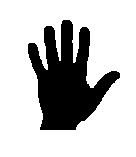
#> input picture images/img1.jpg, 136 x 157 px, found by its file name; the run also reads 2 pictures not shown here
$ jupyter execute project.ipynb
#> lines starting #> are read from the running program, lines starting #| are printed output that depends on the picture; after the words box and inside, x2 and y2 are one past the last pixel; in counts of white or black regions, pixels touching at a corner belong together
# HomeWork 9

**DeadLine : 23:59 19 Azar 1401**

**Total points : 100pts**

Import some prerequisites:

[cell 1]
import cv2
import numpy as np
import matplotlib.pyplot as plt
import imutils

Run this cell for plotting.

[cell 2]
def plotter(img_list, r, w, gray, wr, hr, fig_name = None):
    '''
    Plots images' list with its' caption and saves result image if you want.

    Parameters:
        img_list (list): The list of tuples of image and its' caption.
        r (int): The number of row(s).
        w (int): The number of colunm(s).
        gray (bool): The flag for plotting images in grayscale mode.
        wr (int): The width of one figure.
        hr (int): The height of one figure.
        fig_name (str): The name of the image of the plot. if not set this parameter the plot doesn't save.
    '''

    plt.rcParams['figure.figsize'] = (wr, hr)
    for i in range(len(img_list)):
        plt.subplot(r, w, i + 1)
        if img_list[i][2] == 'img':
            if gray:
                plt.imshow(img_list[i][0], cmap = 'gray')
            else:
                plt.imshow(img_list[i][0])
            plt.xticks([])
            plt.yticks([])
        elif img_list[i][2] == 'hist':
            plt.bar(np.arange(len(img_list[i][0])), img_list[i][0], color = 'c')
        else:
            raise Exception("Only image or histogram. Use third parameter of tuples in img_list and set it to img or hist.")
        plt.title(img_list[i][1])
    if fig_name is not None:
        plt.savefig(fig_name + '.png')
    plt.show()

# PART 3

**Point : 35 pts**

Here is for your helper functions(optional).

Implement this function to get the input image and return the skeleton of the input image.

[cell 3]
def get_skeleton(image):
    """
    Finds the skeleton of the input image.

    Parameters:
        image (numpy.ndarray): The input image.

    Returns:
        numpy.ndarray: The skeleton image.
        numpy.ndarray: The parameters required for reconstructing image
    """

    res = image.copy()
    params = None

    #Write your code here

    params = []
    structural_element = np.ones((3,3))
    Sum = np.zeros((image.shape))
    binary_image = cv2.threshold(image, 230, 255, cv2.THRESH_BINARY)[1]
    binary_image = cv2.bitwise_not(binary_image)

    Sk = []
    k = 0
    while True:
        Open = cv2.morphologyEx(binary_image, cv2.MORPH_OPEN, structural_element)
        Sk = binary_image - Open
        Sum = Sk + Sum
        if np.all(Open == 0):
            break
        k += 1
        binary_image = cv2.erode(binary_image, structural_element)
        params.append(Sk)

    res = 1 - Sum


    return res, params

Test your implementation (don't change this cell).

[cell 4]
image_list = []

image1 = cv2.imread('img1.jpg', cv2.IMREAD_GRAYSCALE)
#> image1 is the input picture: shape (157, 136); min 0, max 255, mean 192.1
image_list.append([image1, 'image 1', 'img'])
image1_skeleton, params1 = get_skeleton(image1)
#> in get_skeleton, `binary_image = cv2.threshold(image, 230, 255, cv2.THRESH_BINARY)[1]`: binary_image: shape (157, 136); 75.3% white; 1 black region, box (x1, y1, x2, y2) and area: (28, 20, 120, 130) 5270
#> in get_skeleton, `binary_image = cv2.bitwise_not(binary_image)`:
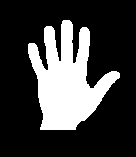
#> binary_image: shape (157, 136); 24.7% white; 1 white region, box (x1, y1, x2, y2) and area: (28, 20, 120, 130) 5270
#> after the loop in get_skeleton, `while True:`: Sum: shape (157, 136) float64; 1.6% white in thin lines or dots, all inside (x1, y1, x2, y2) = (31, 23, 118, 129)
#> after the loop in get_skeleton, `while True:`:
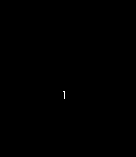
#> binary_image: shape (157, 136); 0.04% white in thin lines or dots, all inside (x1, y1, x2, y2) = (63, 91, 65, 99)
#> after the loop in get_skeleton, `while True:`: k = 21; params = 21 items
#> params1 = 21 items
image_list.append([image1_skeleton, 'skeleton of image 1','img'])

image2 = cv2.imread('img2.jpg', cv2.IMREAD_GRAYSCALE)
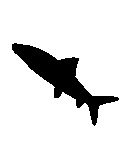
#> input picture images/img2.jpg, 133 x 156 px, found by its file name
#> image2 is the input picture: shape (156, 133); min 0, max 255, mean 225.5
image_list.append([image2, 'image 2', 'img'])
image2_skeleton, params2 = get_skeleton(image2)
#> in get_skeleton (call 2), `binary_image = cv2.threshold(image, 230, 255, cv2.THRESH_BINARY)[1]`: binary_image: shape (156, 133); 88.4% white; 1 black region, box (x1, y1, x2, y2) and area: (12, 43, 119, 126) 2402
#> after the loop in get_skeleton (call 2), `while True:`:
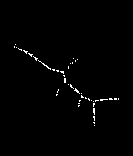
#> Sum: shape (156, 133) float64; 1% white in thin lines or dots, all inside (x1, y1, x2, y2) = (14, 44, 119, 126)
#> after the loop in get_skeleton (call 2), `while True:`: binary_image: shape (156, 133); 0.04% white in thin lines or dots, all inside (x1, y1, x2, y2) = (60, 71, 64, 74)
#> after the loop in get_skeleton (call 2), `while True:`: k = 11; params = 11 items
#> params2 = 11 items
image_list.append([image2_skeleton, 'skeleton of image 2','img'])

image3 = cv2.imread('img3.jpg', cv2.IMREAD_GRAYSCALE)
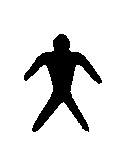
#> input picture images/img3.jpg, 127 x 164 px, found by its file name
#> image3 is the input picture: shape (164, 127); min 0, max 255, mean 223
image_list.append([image3, 'image 3', 'img'])
image3_skeleton, params3 = get_skeleton(image3)
#> in get_skeleton (call 3), `binary_image = cv2.threshold(image, 230, 255, cv2.THRESH_BINARY)[1]`: binary_image: shape (164, 127); 87.4% white; 1 black region, box (x1, y1, x2, y2) and area: (24, 34, 102, 132) 2615
#> after the loop in get_skeleton (call 3), `while True:`:
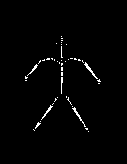
#> Sum: shape (164, 127) float64; 1.5% white in thin lines or dots, all inside (x1, y1, x2, y2) = (25, 36, 101, 132)
#> after the loop in get_skeleton (call 3), `while True:`: binary_image: shape (164, 127); 0.02% white in thin lines or dots, all inside (x1, y1, x2, y2) = (61, 63, 63, 66)
#> after the loop in get_skeleton (call 3), `while True:`: k = 11
#> params3 = 11 items
image_list.append([image3_skeleton, 'skeleton of image 3', 'img'])

image4 = cv2.imread('img4.jpg', cv2.IMREAD_GRAYSCALE)
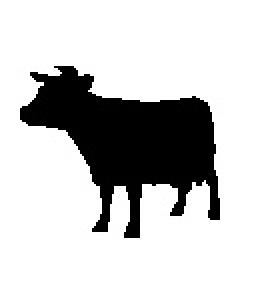
#> input picture images/img4.jpg, 129 x 142 px, found by its file name (shown 2 times larger)
#> image4 is the input picture: shape (142, 129); min 0, max 255, mean 198.1
image_list.append([image4, 'image 4', 'img'])
image4_skeleton, params4 = get_skeleton(image4)
#> in get_skeleton (call 4), `binary_image = cv2.threshold(image, 230, 255, cv2.THRESH_BINARY)[1]`: binary_image: shape (142, 129); 77.7% white; 1 black region, box (x1, y1, x2, y2) and area: (10, 33, 110, 119) 4087
#> the loop in get_skeleton (call 4), `while True:` made 21 passes
#> pass 1, in get_skeleton (call 4), `binary_image = cv2.erode(binary_image, structural_element)`:
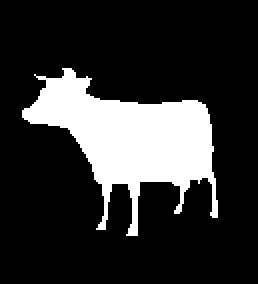
#> binary_image: shape (142, 129) (shown 2 times larger); 19.3% white; 1 white region, box (x1, y1, x2, y2) and area: (11, 34, 109, 118) 3529
#> after the loop in get_skeleton (call 4), `while True:`:
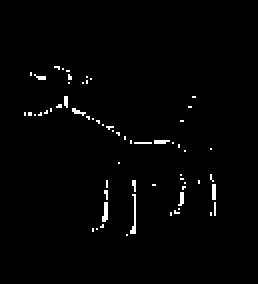
#> Sum: shape (142, 129) float64 (shown 2 times larger); 1.5% white in thin lines or dots, all inside (x1, y1, x2, y2) = (12, 33, 108, 118)
#> after the loop in get_skeleton (call 4), `while True:`: binary_image: shape (142, 129); 0.05% white in thin lines or dots, all inside (x1, y1, x2, y2) = (67, 71, 76, 72)
#> after the loop in get_skeleton (call 4), `while True:`: k = 20; params = 20 items
#> params4 = 20 items
image_list.append([image4_skeleton, 'skeleton of image 4', 'img'])

plotter(image_list, 4, 2, True, 10, 10, 'Q3-a')
#> the loop in plotter, `for i in range(len(img_list)):` made 8 passes

Implement this function to get the input image as skeleton and return the reconstruction of the skeleton.

[cell 5]
def recons_skeleton(image, params):
    """
    Finds the original image from the skeleton.

    Parameters:
        image (numpy.ndarray): The skeleton of image.
        params (numpy.ndarray): The parameters required for reconstructing image

    Returns:
        numpy.ndarray: The original image.
    """

    res = image.copy()

    #Write your code here

    structural_element = np.ones((3,3))
#> structural_element = [[1, 1, 1], [1, 1, 1], [1, 1, 1]]
    Sum = np.zeros((image.shape))

    for k, Sk in enumerate(params):
      erode = cv2.bitwise_not(Sk)
      for i in range(k):
        erode = cv2.erode(erode, structural_element)
      Sum = erode + Sum
#> this loop made 21 passes
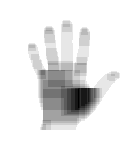
#> Sum: shape (157, 136) float64; min 2550, max 5355, mean 5123.5; drawn with min black and max white

    res = cv2.threshold(Sum, np.max(Sum) - 1, 1, cv2.THRESH_BINARY)[1]
#> res: shape (157, 136) float64; values 0 (black) and 1 (white), 75.3% white; 1 black region
    # res = Sum
    # print(np.unique(res))
    return res

Test your implementation (don't change this cell).

[cell 6]
image_list = []

image_list.append([image1_skeleton, 'skeleton of image 1', 'img'])
image_list.append([recons_skeleton(image1_skeleton, params1), 'image 1','img'])

image_list.append([image2_skeleton, 'skeleton of image 2', 'img'])
image_list.append([recons_skeleton(image2_skeleton, params2), 'image 2','img'])
#> in recons_skeleton (call 2), `Sum = np.zeros((image.shape))`: Sum: shape (156, 133) float64; every value is 0
#> the loop in recons_skeleton (call 2), `for k, Sk in enumerate(params):` made 11 passes

image_list.append([image3_skeleton, 'skeleton of image 3', 'img'])
image_list.append([recons_skeleton(image3_skeleton, params3), 'image 3', 'img'])

image_list.append([image4_skeleton, 'skeleton of image 4', 'img'])
image_list.append([recons_skeleton(image4_skeleton, params4), 'image 4', 'img'])

plotter(image_list, 4, 2, True, 10, 10, 'Q3-b')
#> the loop in plotter (call 2), `for i in range(len(img_list)):` made 8 passes

# PART 4

**Point : 30 pts**

Here is for your helper functions(optional).

[cell 7]
def show(image, cmap=None):
  plt.imshow(image, cmap=cmap)
  plt.show()

Implement this function to detect shapes and number of cars in an input image.

[cell 8]
def detect_car_num(image):
    '''
    Detects shapes and number of cars in the input image.

    Parameters:
        image (numpy.ndarray): The input image.

    Returns:
        numpy.ndarray: The result image.
        integer: number of cars
    '''

    result = image.copy()
    cars_num = None

    #Write your code here

    blurred = cv2.GaussianBlur(image, (3, 3), 0)
    # show(blurred)

    gray = cv2.cvtColor(blurred, cv2.COLOR_BGR2GRAY)
    # show(gray, 'gray')

    # thresh = cv2.threshold(gray, 150, 255, cv2.THRESH_BINARY)[1]
    thresh = cv2.adaptiveThreshold(gray, 255, cv2.ADAPTIVE_THRESH_MEAN_C, cv2.THRESH_BINARY, 225, 1)
    # show(thresh, 'gray')

    structural_element = np.ones((17, 15))
    open = cv2.morphologyEx(thresh, cv2.MORPH_OPEN, structural_element)
    # show(open, 'gray')

    structural_element = np.ones((20, 30))
    close = cv2.morphologyEx(open, cv2.MORPH_CLOSE, structural_element)
    # show(close, 'gray')

    structural_element = np.ones((13, 13))
    dilate = cv2.dilate(close, structural_element)
    show(dilate, 'gray')

    # find contours in the thresholded image
    cnts = cv2.findContours(dilate.copy(), cv2.RETR_EXTERNAL, cv2.CHAIN_APPROX_SIMPLE)
#> cnts = 20 contours; largest, box (x1, y1, x2, y2) and area: (448, 262, 562, 317) 5284, (43, 119, 161, 172) 5240, (113, 327, 221, 384) 5182, (0, 20, 103, 79) 4984, (78, 193, 197, 241) 4929
    cnts = imutils.grab_contours(cnts)
    cars_num = len(cnts)
#> cars_num = 20

    for c in cnts:
        # draw the contours on the image
        c = c.astype("int")
        cv2.drawContours(result, [c], -1, (255, 0, 0), 2)
#> this loop made 20 passes
#> c on pass 2: [[473, 338], [473, 366], [499, 366], [499, 338]]

    print('cars num: ', cars_num)
#| cars num:  20
    return result,cars_num

Test your implementation (don't change this cell).

[cell 9]
image_list = []
image = cv2.imread('img5.jpg', cv2.IMREAD_COLOR)
image_list.append([image, 'source', 'img'])
image_list.append([detect_car_num(image)[0], 'cars detection', 'img'])
plotter(image_list, 1, 2, True, 8, 6, 'Q4-a')
# cv2.imwrite('cars_num.png', detect_car_num(image)[0])

Implement this function to detect shapes and number of flowers in an input image.

[cell 10]
def detect_flower_num(image):
    '''
    Detects shapes and number of flowers in the input image.

    Parameters:
        image (numpy.ndarray): The input image.

    Returns:
        numpy.ndarray: The result image.
        integer: number of flowers
    '''

    result = image.copy()
    flowers_num = None

    #Write your code here
    img = cv2.cvtColor(image, cv2.COLOR_BGR2RGB)
    hsv = cv2.cvtColor(img, cv2.COLOR_BGR2HSV)

    mask = cv2.inRange(hsv, (105, 24, 24), (114, 255 ,255))
    flowers = cv2.bitwise_and(img,img, mask= mask)
    # [5 lines of commented-out code are left out]

    structural_element = cv2.getStructuringElement(cv2.MORPH_ELLIPSE,(4,4))
#> structural_element = [[0, 0, 1, 0], [1, 1, 1, 1], [1, 1, 1, 1], [1, 1, 1, 1]]
    # open = cv2.morphologyEx(red, cv2.MORPH_OPEN, structural_element)

    open = cv2.morphologyEx(flowers, cv2.MORPH_OPEN, structural_element)
    # show(open)

    structural_element = cv2.getStructuringElement(cv2.MORPH_ELLIPSE,(3,3))
#> structural_element = [[0, 1, 0], [1, 1, 1], [0, 1, 0]]
    close = cv2.morphologyEx(open, cv2.MORPH_CLOSE, structural_element)
    # show(close)

    erode = cv2.erode(close, structural_element)
    # show(erode)

    structural_element = cv2.getStructuringElement(cv2.MORPH_ELLIPSE,(10,10))
    dilate = cv2.dilate(erode, structural_element)
    show(dilate)

    gray = cv2.cvtColor(dilate, cv2.COLOR_RGB2GRAY)
    # show(gray, 'gray')

    # find contours in the thresholded image
    cnts = cv2.findContours(gray.copy(), cv2.RETR_EXTERNAL, cv2.CHAIN_APPROX_SIMPLE)
#> cnts = 33 contours; largest, box (x1, y1, x2, y2) and area: (6, 261, 140, 446) 14740, (361, 306, 457, 402) 7124, (575, 307, 633, 380) 2990, (152, 204, 213, 265) 2888, (512, 277, 567, 332) 2270
    cnts = imutils.grab_contours(cnts)
    flowers_num = len(cnts)
#> flowers_num = 33

    for c in cnts:
        # draw the contours on the image
        c = c.astype("int")
        cv2.drawContours(result, [c], -1, (255, 0, 0), 2)
#> this loop made 33 passes

    print('flowers num: ', flowers_num)
#| flowers num:  33

    return result,flowers_num

Test your implementation (don't change this cell).

[cell 11]
image_list = []
image = cv2.imread('img6.jpg', cv2.IMREAD_COLOR)
image_list.append([image, 'source', 'img'])
image_list.append([detect_flower_num(image)[0], 'flowers detection', 'img'])
plotter(image_list, 1, 2, True, 8, 6, 'Q4-b')
